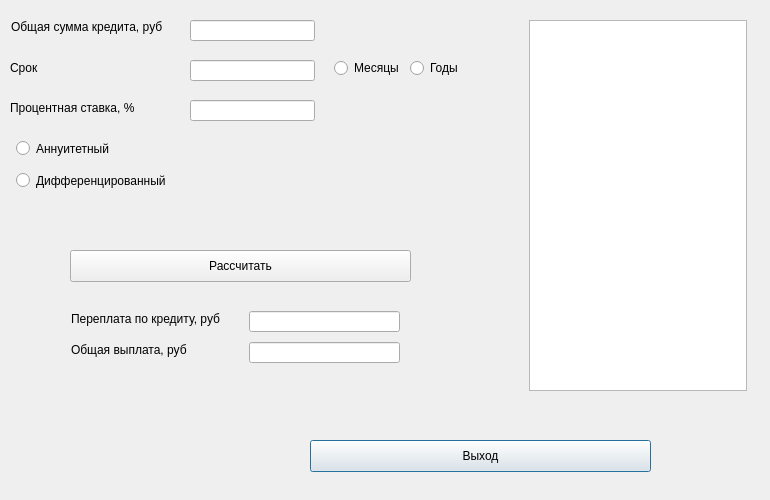
<?xml version="1.0" encoding="UTF-8"?>
<ui version="4.0">
 <class>Credit</class>
 <widget class="QDialog" name="Credit">
  <property name="geometry">
   <rect>
    <x>0</x>
    <y>0</y>
    <width>770</width>
    <height>500</height>
   </rect>
  </property>
  <property name="sizePolicy">
   <sizepolicy hsizetype="Fixed" vsizetype="Fixed">
    <horstretch>0</horstretch>
    <verstretch>0</verstretch>
   </sizepolicy>
  </property>
  <property name="minimumSize">
   <size>
    <width>770</width>
    <height>500</height>
   </size>
  </property>
  <property name="maximumSize">
   <size>
    <width>770</width>
    <height>500</height>
   </size>
  </property>
  <property name="windowTitle">
   <string>Dialog</string>
  </property>
  <widget class="QPushButton" name="Quit">
   <property name="geometry">
    <rect>
     <x>310</x>
     <y>440</y>
     <width>341</width>
     <height>32</height>
    </rect>
   </property>
   <property name="text">
    <string>Выход</string>
   </property>
  </widget>
  <widget class="QPushButton" name="res">
   <property name="geometry">
    <rect>
     <x>70</x>
     <y>250</y>
     <width>341</width>
     <height>32</height>
    </rect>
   </property>
   <property name="text">
    <string>Рассчитать</string>
   </property>
  </widget>
  <widget class="QWidget" name="layoutWidget">
   <property name="geometry">
    <rect>
     <x>10</x>
     <y>140</y>
     <width>183</width>
     <height>49</height>
    </rect>
   </property>
   <layout class="QGridLayout" name="gridLayout">
    <property name="leftMargin">
     <number>6</number>
    </property>
    <property name="topMargin">
     <number>0</number>
    </property>
    <property name="rightMargin">
     <number>0</number>
    </property>
    <property name="bottomMargin">
     <number>0</number>
    </property>
    <property name="horizontalSpacing">
     <number>-1</number>
    </property>
    <property name="verticalSpacing">
     <number>15</number>
    </property>
    <item row="1" column="0">
     <widget class="QRadioButton" name="dif">
      <property name="text">
       <string>Дифференцированный</string>
      </property>
     </widget>
    </item>
    <item row="0" column="0">
     <widget class="QRadioButton" name="ann">
      <property name="text">
       <string>Аннуитетный</string>
      </property>
     </widget>
    </item>
   </layout>
  </widget>
  <widget class="QLabel" name="statusBar">
   <property name="geometry">
    <rect>
     <x>80</x>
     <y>220</y>
     <width>330</width>
     <height>20</height>
    </rect>
   </property>
   <property name="text">
    <string/>
   </property>
   <property name="alignment">
    <set>Qt::AlignCenter</set>
   </property>
  </widget>
  <widget class="QTableView" name="tableView">
   <property name="geometry">
    <rect>
     <x>529</x>
     <y>20</y>
     <width>218</width>
     <height>371</height>
    </rect>
   </property>
   <property name="showGrid">
    <bool>true</bool>
   </property>
   <attribute name="horizontalHeaderVisible">
    <bool>true</bool>
   </attribute>
  </widget>
  <widget class="QLineEdit" name="total">
   <property name="geometry">
    <rect>
     <x>249</x>
     <y>342</y>
     <width>151</width>
     <height>21</height>
    </rect>
   </property>
   <property name="text">
    <string/>
   </property>
  </widget>
  <widget class="QLabel" name="label_2">
   <property name="geometry">
    <rect>
     <x>71</x>
     <y>311</y>
     <width>170</width>
     <height>16</height>
    </rect>
   </property>
   <property name="text">
    <string>Переплата по кредиту, руб</string>
   </property>
   <property name="alignment">
    <set>Qt::AlignLeading|Qt::AlignLeft|Qt::AlignVCenter</set>
   </property>
  </widget>
  <widget class="QLineEdit" name="overpayment">
   <property name="geometry">
    <rect>
     <x>249</x>
     <y>311</y>
     <width>151</width>
     <height>21</height>
    </rect>
   </property>
   <property name="text">
    <string/>
   </property>
  </widget>
  <widget class="QLabel" name="time_">
   <property name="geometry">
    <rect>
     <x>71</x>
     <y>342</y>
     <width>161</width>
     <height>16</height>
    </rect>
   </property>
   <property name="text">
    <string>Общая выплата, руб</string>
   </property>
  </widget>
  <widget class="QLineEdit" name="time">
   <property name="geometry">
    <rect>
     <x>190</x>
     <y>60</y>
     <width>125</width>
     <height>21</height>
    </rect>
   </property>
   <property name="text">
    <string/>
   </property>
  </widget>
  <widget class="QLabel" name="label">
   <property name="geometry">
    <rect>
     <x>11</x>
     <y>19</y>
     <width>170</width>
     <height>16</height>
    </rect>
   </property>
   <property name="text">
    <string>Общая сумма кредита, pуб</string>
   </property>
   <property name="alignment">
    <set>Qt::AlignLeading|Qt::AlignLeft|Qt::AlignVCenter</set>
   </property>
  </widget>
  <widget class="QLabel" name="line">
   <property name="geometry">
    <rect>
     <x>10</x>
     <y>60</y>
     <width>32</width>
     <height>16</height>
    </rect>
   </property>
   <property name="text">
    <string>Срок</string>
   </property>
  </widget>
  <widget class="QLineEdit" name="percent">
   <property name="geometry">
    <rect>
     <x>190</x>
     <y>100</y>
     <width>125</width>
     <height>21</height>
    </rect>
   </property>
   <property name="text">
    <string/>
   </property>
  </widget>
  <widget class="QLineEdit" name="sum_credit">
   <property name="geometry">
    <rect>
     <x>190</x>
     <y>20</y>
     <width>125</width>
     <height>21</height>
    </rect>
   </property>
   <property name="text">
    <string/>
   </property>
  </widget>
  <widget class="QLabel" name="label_3">
   <property name="geometry">
    <rect>
     <x>10</x>
     <y>100</y>
     <width>139</width>
     <height>16</height>
    </rect>
   </property>
   <property name="text">
    <string>Процентная ставка, %</string>
   </property>
  </widget>
  <widget class="QWidget" name="">
   <property name="geometry">
    <rect>
     <x>334</x>
     <y>60</y>
     <width>137</width>
     <height>16</height>
    </rect>
   </property>
   <layout class="QFormLayout" name="formLayout">
    <item row="0" column="0">
     <widget class="QRadioButton" name="monthRB">
      <property name="text">
       <string>Месяцы</string>
      </property>
     </widget>
    </item>
    <item row="0" column="1">
     <widget class="QRadioButton" name="yearRB">
      <property name="text">
       <string>Годы</string>
      </property>
     </widget>
    </item>
   </layout>
  </widget>
 </widget>
 <resources/>
 <connections/>
</ui>
